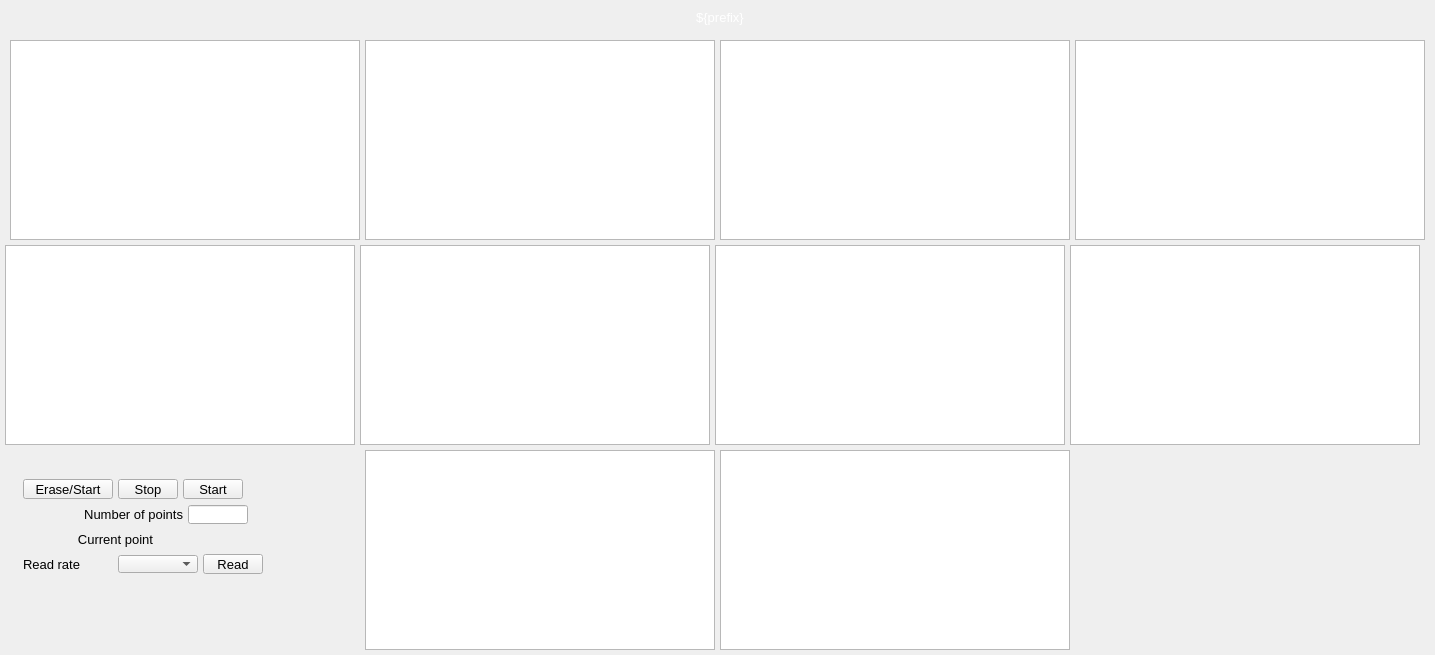
<?xml version="1.0" ?>
<ui version="4.0">
  <class>Dialog</class>
  <widget class="QWidget" name="screen">
    <property name="geometry">
      <rect>
        <x>136</x>
        <y>223</y>
        <width>1435</width>
        <height>655</height>
      </rect>
    </property>
    <property name="styleSheet">
      <string notr="true">QWidget#screen {
  color: rgb(0, 0, 0);
  background-color: rgb(187, 187, 187);
  }</string>
    </property>
    <property name="windowTitle">
      <string>NDStatsTimeSeriesBasicAll</string>
    </property>
    <widget class="PyDMDrawingRectangle" name="rectangle">
      <property name="geometry">
        <rect>
          <x>492</x>
          <y>5</y>
          <width>450</width>
          <height>25</height>
        </rect>
      </property>
      <property name="brush" stdset="0">
        <brush brushstyle="SolidPattern">
          <color alpha="255">
            <red>10</red>
            <green>0</green>
            <blue>184</blue>
          </color>
        </brush>
      </property>
      <property name="penStyle" stdset="0">
        <enum>Qt::SolidLine</enum>
      </property>
      <property name="penColor" stdset="0">
        <color>
          <red>10</red>
          <green>0</green>
          <blue>184</blue>
        </color>
      </property>
      <property name="penWidth" stdset="0">
        <double>0</double>
      </property>
      <property name="penCapStyle" stdset="0">
        <enum>Qt::FlatCap</enum>
      </property>
      <property name="toolTip">
        <string>rectangle</string>
      </property>
    </widget>
    <widget class="QLabel" name="text">
      <property name="geometry">
        <rect>
          <x>672</x>
          <y>5</y>
          <width>96</width>
          <height>25</height>
        </rect>
      </property>
      <property name="text">
        <string>${prefix}</string>
      </property>
      <property name="font" stdset="0">
        <font>
          <pointsize>10</pointsize>
        </font>
      </property>
      <property name="brush" stdset="0">
        <brush brushstyle="SolidPattern">
          <color alpha="255">
            <red>255</red>
            <green>255</green>
            <blue>255</blue>
          </color>
        </brush>
      </property>
      <property name="toolTip">
        <string>text</string>
      </property>
      <property name="alignment">
        <set>Qt::AlignCenter</set>
      </property>
      <property name="styleSheet">
        <string notr="true">QLabel#text {
  color: rgb(255, 255, 255);
  }</string>
      </property>
    </widget>
    <widget class="PyDMFrame" name="composite">
      <property name="geometry">
        <rect>
          <x>10</x>
          <y>40</y>
          <width>1415</width>
          <height>200</height>
        </rect>
      </property>
      <widget class="PyDMWaveformPlot" name="cartesian_plot">
        <property name="geometry">
          <rect>
            <x>0</x>
            <y>0</y>
            <width>350</width>
            <height>200</height>
          </rect>
        </property>
        <property name="toolTip">
          <string>cartesian_plot</string>
        </property>
        <property name="title" stdset="0">
          <string>$(P)$(R)TSTotal</string>
        </property>
        <property name="xLabels">
          <stringlist>
            <string>Time point</string>
          </stringlist>
        </property>
        <property name="yLabels">
          <stringlist>
            <string>Value</string>
          </stringlist>
        </property>
        <property name="curves" stdset="0">
          <stringlist>
            <string>{&quot;name&quot;: &quot;curve 1&quot;, &quot;y_channel&quot;: &quot;ca://${prefix}TSTotal&quot;, &quot;color&quot;: &quot;#4b6ec7&quot;, &quot;lineStyle&quot;: 1, &quot;lineWidth&quot;: 1, &quot;symbolSize&quot;: 10, &quot;redraw_mode&quot;: 2, &quot;block_size&quot;: 1200, &quot;x_channel&quot;: null}</string>
          </stringlist>
        </property>
        <property name="axisColor" stdset="0">
          <color>
            <red>0</red>
            <green>0</green>
            <blue>0</blue>
          </color>
        </property>
        <property name="backgroundColor" stdset="0">
          <color>
            <red>218</red>
            <green>218</green>
            <blue>218</blue>
          </color>
        </property>
      </widget>
      <widget class="PyDMWaveformPlot" name="cartesian_plot_1">
        <property name="geometry">
          <rect>
            <x>355</x>
            <y>0</y>
            <width>350</width>
            <height>200</height>
          </rect>
        </property>
        <property name="toolTip">
          <string>cartesian_plot_1</string>
        </property>
        <property name="title" stdset="0">
          <string>$(P)$(R)TSNet</string>
        </property>
        <property name="xLabels">
          <stringlist>
            <string>Time point</string>
          </stringlist>
        </property>
        <property name="yLabels">
          <stringlist>
            <string>Value</string>
          </stringlist>
        </property>
        <property name="curves" stdset="0">
          <stringlist>
            <string>{&quot;name&quot;: &quot;curve 1&quot;, &quot;y_channel&quot;: &quot;ca://${prefix}TSNet&quot;, &quot;color&quot;: &quot;#4b6ec7&quot;, &quot;lineStyle&quot;: 1, &quot;lineWidth&quot;: 1, &quot;symbolSize&quot;: 10, &quot;redraw_mode&quot;: 2, &quot;block_size&quot;: 1200, &quot;x_channel&quot;: null}</string>
          </stringlist>
        </property>
        <property name="axisColor" stdset="0">
          <color>
            <red>0</red>
            <green>0</green>
            <blue>0</blue>
          </color>
        </property>
        <property name="backgroundColor" stdset="0">
          <color>
            <red>218</red>
            <green>218</green>
            <blue>218</blue>
          </color>
        </property>
      </widget>
      <widget class="PyDMWaveformPlot" name="cartesian_plot_2">
        <property name="geometry">
          <rect>
            <x>710</x>
            <y>0</y>
            <width>350</width>
            <height>200</height>
          </rect>
        </property>
        <property name="toolTip">
          <string>cartesian_plot_2</string>
        </property>
        <property name="title" stdset="0">
          <string>$(P)$(R)TSMin</string>
        </property>
        <property name="xLabels">
          <stringlist>
            <string>Time point</string>
          </stringlist>
        </property>
        <property name="yLabels">
          <stringlist>
            <string>Value</string>
          </stringlist>
        </property>
        <property name="curves" stdset="0">
          <stringlist>
            <string>{&quot;name&quot;: &quot;curve 1&quot;, &quot;y_channel&quot;: &quot;ca://${prefix}TSMinValue&quot;, &quot;color&quot;: &quot;#4b6ec7&quot;, &quot;lineStyle&quot;: 1, &quot;lineWidth&quot;: 1, &quot;symbolSize&quot;: 10, &quot;redraw_mode&quot;: 2, &quot;block_size&quot;: 1200, &quot;x_channel&quot;: null}</string>
          </stringlist>
        </property>
        <property name="axisColor" stdset="0">
          <color>
            <red>0</red>
            <green>0</green>
            <blue>0</blue>
          </color>
        </property>
        <property name="backgroundColor" stdset="0">
          <color>
            <red>218</red>
            <green>218</green>
            <blue>218</blue>
          </color>
        </property>
      </widget>
      <widget class="PyDMWaveformPlot" name="cartesian_plot_3">
        <property name="geometry">
          <rect>
            <x>1065</x>
            <y>0</y>
            <width>350</width>
            <height>200</height>
          </rect>
        </property>
        <property name="toolTip">
          <string>cartesian_plot_3</string>
        </property>
        <property name="title" stdset="0">
          <string>$(P)$(R)TSMax</string>
        </property>
        <property name="xLabels">
          <stringlist>
            <string>Time point</string>
          </stringlist>
        </property>
        <property name="yLabels">
          <stringlist>
            <string>Value</string>
          </stringlist>
        </property>
        <property name="curves" stdset="0">
          <stringlist>
            <string>{&quot;name&quot;: &quot;curve 1&quot;, &quot;y_channel&quot;: &quot;ca://${prefix}TSMaxValue&quot;, &quot;color&quot;: &quot;#4b6ec7&quot;, &quot;lineStyle&quot;: 1, &quot;lineWidth&quot;: 1, &quot;symbolSize&quot;: 10, &quot;redraw_mode&quot;: 2, &quot;block_size&quot;: 1200, &quot;x_channel&quot;: null}</string>
          </stringlist>
        </property>
        <property name="axisColor" stdset="0">
          <color>
            <red>0</red>
            <green>0</green>
            <blue>0</blue>
          </color>
        </property>
        <property name="backgroundColor" stdset="0">
          <color>
            <red>218</red>
            <green>218</green>
            <blue>218</blue>
          </color>
        </property>
      </widget>
    </widget>
    <widget class="PyDMFrame" name="composite_1">
      <property name="geometry">
        <rect>
          <x>23</x>
          <y>479</y>
          <width>315</width>
          <height>20</height>
        </rect>
      </property>
      <widget class="PyDMPushButton" name="message_button">
        <property name="geometry">
          <rect>
            <x>0</x>
            <y>0</y>
            <width>90</width>
            <height>20</height>
          </rect>
        </property>
        <property name="text">
          <string>Erase/Start</string>
        </property>
        <property name="font" stdset="0">
          <font>
            <pointsize>10</pointsize>
          </font>
        </property>
        <property name="toolTip">
          <string>${prefix}TSControl</string>
        </property>
        <property name="channel" stdset="0">
          <string>ca://${prefix}TSControl</string>
        </property>
        <property name="pressValue" stdset="0">
          <string>0</string>
        </property>
        <property name="styleSheet">
          <string notr="true">PyDMPushButton#message_button {
  color: rgb(0, 0, 0);
  background-color: rgb(115, 223, 255);
  }</string>
        </property>
      </widget>
      <widget class="PyDMPushButton" name="message_button_1">
        <property name="geometry">
          <rect>
            <x>95</x>
            <y>0</y>
            <width>60</width>
            <height>20</height>
          </rect>
        </property>
        <property name="text">
          <string>Stop</string>
        </property>
        <property name="font" stdset="0">
          <font>
            <pointsize>10</pointsize>
          </font>
        </property>
        <property name="toolTip">
          <string>${prefix}TSControl</string>
        </property>
        <property name="channel" stdset="0">
          <string>ca://${prefix}TSControl</string>
        </property>
        <property name="pressValue" stdset="0">
          <string>2</string>
        </property>
        <property name="styleSheet">
          <string notr="true">PyDMPushButton#message_button_1 {
  color: rgb(0, 0, 0);
  background-color: rgb(115, 223, 255);
  }</string>
        </property>
      </widget>
      <widget class="PyDMPushButton" name="message_button_2">
        <property name="geometry">
          <rect>
            <x>160</x>
            <y>0</y>
            <width>60</width>
            <height>20</height>
          </rect>
        </property>
        <property name="text">
          <string>Start</string>
        </property>
        <property name="font" stdset="0">
          <font>
            <pointsize>10</pointsize>
          </font>
        </property>
        <property name="toolTip">
          <string>${prefix}TSControl</string>
        </property>
        <property name="channel" stdset="0">
          <string>ca://${prefix}TSControl</string>
        </property>
        <property name="pressValue" stdset="0">
          <string>1</string>
        </property>
        <property name="styleSheet">
          <string notr="true">PyDMPushButton#message_button_2 {
  color: rgb(0, 0, 0);
  background-color: rgb(115, 223, 255);
  }</string>
        </property>
      </widget>
      <widget class="PyDMLabel" name="text_update">
        <property name="geometry">
          <rect>
            <x>225</x>
            <y>1</y>
            <width>90</width>
            <height>18</height>
          </rect>
        </property>
        <property name="toolTip">
          <string>PV: ${prefix}TSAcquiring</string>
        </property>
        <property name="channel" stdset="0">
          <string>ca://${prefix}TSAcquiring</string>
        </property>
        <property name="font" stdset="0">
          <font>
            <pointsize>10</pointsize>
          </font>
        </property>
        <property name="alignment">
          <set>Qt::AlignLeading|Qt::AlignLeft|Qt::AlignVCenter</set>
        </property>
        <property name="textInteractionFlags">
          <set>Qt::TextSelectableByKeyboard|Qt::TextSelectableByMouse</set>
        </property>
        <property name="styleSheet">
          <string notr="true">PyDMLabel#text_update {
  color: rgb(10, 0, 184);
  background-color: rgb(70, 70, 70);
  }</string>
        </property>
      </widget>
    </widget>
    <widget class="PyDMFrame" name="composite_2">
      <property name="geometry">
        <rect>
          <x>23</x>
          <y>504</y>
          <width>225</width>
          <height>20</height>
        </rect>
      </property>
      <widget class="PyDMLineEdit" name="text_entry">
        <property name="geometry">
          <rect>
            <x>165</x>
            <y>1</y>
            <width>60</width>
            <height>19</height>
          </rect>
        </property>
        <property name="channel" stdset="0">
          <string>ca://${prefix}TSNumPoints</string>
        </property>
        <property name="toolTip">
          <string>${prefix}TSNumPoints</string>
        </property>
        <property name="font" stdset="0">
          <font>
            <pointsize>10</pointsize>
          </font>
        </property>
        <property name="styleSheet">
          <string notr="true">PyDMLineEdit#text_entry {
  color: rgb(0, 0, 0);
  background-color: rgb(115, 223, 255);
  border: 1px solid black;
  margin: 0px;
  padding: 0px;
  spacing: 0px;
  }</string>
        </property>
      </widget>
      <widget class="QLabel" name="text_1">
        <property name="geometry">
          <rect>
            <x>0</x>
            <y>0</y>
            <width>160</width>
            <height>20</height>
          </rect>
        </property>
        <property name="text">
          <string>Number of points</string>
        </property>
        <property name="font" stdset="0">
          <font>
            <pointsize>10</pointsize>
          </font>
        </property>
        <property name="brush" stdset="0">
          <brush brushstyle="SolidPattern">
            <color alpha="255">
              <red>0</red>
              <green>0</green>
              <blue>0</blue>
            </color>
          </brush>
        </property>
        <property name="toolTip">
          <string>text_1</string>
        </property>
        <property name="alignment">
          <set>Qt::AlignRight|Qt::AlignTrailing|Qt::AlignVCenter</set>
        </property>
        <property name="styleSheet">
          <string notr="true">QLabel#text_1 {
  color: rgb(0, 0, 0);
  }</string>
        </property>
      </widget>
    </widget>
    <widget class="PyDMFrame" name="composite_3">
      <property name="geometry">
        <rect>
          <x>23</x>
          <y>529</y>
          <width>225</width>
          <height>20</height>
        </rect>
      </property>
      <widget class="QLabel" name="text_2">
        <property name="geometry">
          <rect>
            <x>0</x>
            <y>0</y>
            <width>130</width>
            <height>20</height>
          </rect>
        </property>
        <property name="text">
          <string>Current point</string>
        </property>
        <property name="font" stdset="0">
          <font>
            <pointsize>10</pointsize>
          </font>
        </property>
        <property name="brush" stdset="0">
          <brush brushstyle="SolidPattern">
            <color alpha="255">
              <red>0</red>
              <green>0</green>
              <blue>0</blue>
            </color>
          </brush>
        </property>
        <property name="toolTip">
          <string>text_2</string>
        </property>
        <property name="alignment">
          <set>Qt::AlignRight|Qt::AlignTrailing|Qt::AlignVCenter</set>
        </property>
        <property name="styleSheet">
          <string notr="true">QLabel#text_2 {
  color: rgb(0, 0, 0);
  }</string>
        </property>
      </widget>
      <widget class="PyDMLabel" name="text_update_1">
        <property name="geometry">
          <rect>
            <x>135</x>
            <y>1</y>
            <width>90</width>
            <height>18</height>
          </rect>
        </property>
        <property name="toolTip">
          <string>PV: ${prefix}TSCurrentPoint</string>
        </property>
        <property name="channel" stdset="0">
          <string>ca://${prefix}TSCurrentPoint</string>
        </property>
        <property name="font" stdset="0">
          <font>
            <pointsize>10</pointsize>
          </font>
        </property>
        <property name="alignment">
          <set>Qt::AlignLeading|Qt::AlignLeft|Qt::AlignVCenter</set>
        </property>
        <property name="textInteractionFlags">
          <set>Qt::TextSelectableByKeyboard|Qt::TextSelectableByMouse</set>
        </property>
        <property name="styleSheet">
          <string notr="true">PyDMLabel#text_update_1 {
  color: rgb(10, 0, 184);
  background-color: rgb(187, 187, 187);
  }</string>
        </property>
      </widget>
    </widget>
    <widget class="PyDMFrame" name="composite_4">
      <property name="geometry">
        <rect>
          <x>23</x>
          <y>554</y>
          <width>240</width>
          <height>20</height>
        </rect>
      </property>
      <widget class="PyDMEnumComboBox" name="menu">
        <property name="geometry">
          <rect>
            <x>95</x>
            <y>1</y>
            <width>80</width>
            <height>18</height>
          </rect>
        </property>
        <property name="toolTip">
          <string>${prefix}TSRead.SCAN</string>
        </property>
        <property name="channel" stdset="0">
          <string>ca://${prefix}TSRead.SCAN</string>
        </property>
        <property name="font" stdset="0">
          <font>
            <pointsize>10</pointsize>
          </font>
        </property>
        <property name="styleSheet">
          <string notr="true">PyDMEnumComboBox#menu {
  color: rgb(0, 0, 0);
  background-color: rgb(115, 223, 255);
  }</string>
        </property>
      </widget>
      <widget class="PyDMPushButton" name="message_button_3">
        <property name="geometry">
          <rect>
            <x>180</x>
            <y>0</y>
            <width>60</width>
            <height>20</height>
          </rect>
        </property>
        <property name="text">
          <string>Read</string>
        </property>
        <property name="font" stdset="0">
          <font>
            <pointsize>10</pointsize>
          </font>
        </property>
        <property name="toolTip">
          <string>${prefix}TSControl</string>
        </property>
        <property name="channel" stdset="0">
          <string>ca://${prefix}TSControl</string>
        </property>
        <property name="pressValue" stdset="0">
          <string>3</string>
        </property>
        <property name="styleSheet">
          <string notr="true">PyDMPushButton#message_button_3 {
  color: rgb(0, 0, 0);
  background-color: rgb(115, 223, 255);
  }</string>
        </property>
      </widget>
      <widget class="QLabel" name="text_3">
        <property name="geometry">
          <rect>
            <x>0</x>
            <y>0</y>
            <width>90</width>
            <height>20</height>
          </rect>
        </property>
        <property name="text">
          <string>Read rate</string>
        </property>
        <property name="font" stdset="0">
          <font>
            <pointsize>10</pointsize>
          </font>
        </property>
        <property name="brush" stdset="0">
          <brush brushstyle="SolidPattern">
            <color alpha="255">
              <red>0</red>
              <green>0</green>
              <blue>0</blue>
            </color>
          </brush>
        </property>
        <property name="toolTip">
          <string>text_3</string>
        </property>
        <property name="alignment">
          <set>Qt::AlignLeading|Qt::AlignLeft|Qt::AlignVCenter</set>
        </property>
        <property name="styleSheet">
          <string notr="true">QLabel#text_3 {
  color: rgb(0, 0, 0);
  }</string>
        </property>
      </widget>
    </widget>
    <widget class="PyDMWaveformPlot" name="cartesian_plot_4">
      <property name="geometry">
        <rect>
          <x>720</x>
          <y>450</y>
          <width>350</width>
          <height>200</height>
        </rect>
      </property>
      <property name="toolTip">
        <string>cartesian_plot_4</string>
      </property>
      <property name="title" stdset="0">
        <string>$(P)$(R)TSSigma</string>
      </property>
      <property name="xLabels">
        <stringlist>
          <string>Time point</string>
        </stringlist>
      </property>
      <property name="yLabels">
        <stringlist>
          <string>Value</string>
        </stringlist>
      </property>
      <property name="curves" stdset="0">
        <stringlist>
          <string>{&quot;name&quot;: &quot;curve 1&quot;, &quot;y_channel&quot;: &quot;ca://${prefix}TSSigma&quot;, &quot;color&quot;: &quot;#4b6ec7&quot;, &quot;lineStyle&quot;: 1, &quot;lineWidth&quot;: 1, &quot;symbolSize&quot;: 10, &quot;redraw_mode&quot;: 2, &quot;block_size&quot;: 1200, &quot;x_channel&quot;: null}</string>
        </stringlist>
      </property>
      <property name="axisColor" stdset="0">
        <color>
          <red>0</red>
          <green>0</green>
          <blue>0</blue>
        </color>
      </property>
      <property name="backgroundColor" stdset="0">
        <color>
          <red>218</red>
          <green>218</green>
          <blue>218</blue>
        </color>
      </property>
    </widget>
    <widget class="PyDMWaveformPlot" name="cartesian_plot_5">
      <property name="geometry">
        <rect>
          <x>365</x>
          <y>450</y>
          <width>350</width>
          <height>200</height>
        </rect>
      </property>
      <property name="toolTip">
        <string>cartesian_plot_5</string>
      </property>
      <property name="title" stdset="0">
        <string>$(P)$(R)TSMean</string>
      </property>
      <property name="xLabels">
        <stringlist>
          <string>Time point</string>
        </stringlist>
      </property>
      <property name="yLabels">
        <stringlist>
          <string>Value</string>
        </stringlist>
      </property>
      <property name="curves" stdset="0">
        <stringlist>
          <string>{&quot;name&quot;: &quot;curve 1&quot;, &quot;y_channel&quot;: &quot;ca://${prefix}TSMeanValue&quot;, &quot;color&quot;: &quot;#4b6ec7&quot;, &quot;lineStyle&quot;: 1, &quot;lineWidth&quot;: 1, &quot;symbolSize&quot;: 10, &quot;redraw_mode&quot;: 2, &quot;block_size&quot;: 1200, &quot;x_channel&quot;: null}</string>
        </stringlist>
      </property>
      <property name="axisColor" stdset="0">
        <color>
          <red>0</red>
          <green>0</green>
          <blue>0</blue>
        </color>
      </property>
      <property name="backgroundColor" stdset="0">
        <color>
          <red>218</red>
          <green>218</green>
          <blue>218</blue>
        </color>
      </property>
    </widget>
    <widget class="PyDMWaveformPlot" name="cartesian_plot_6">
      <property name="geometry">
        <rect>
          <x>5</x>
          <y>245</y>
          <width>350</width>
          <height>200</height>
        </rect>
      </property>
      <property name="toolTip">
        <string>cartesian_plot_6</string>
      </property>
      <property name="title" stdset="0">
        <string>$(P)$(R)TSMinX</string>
      </property>
      <property name="xLabels">
        <stringlist>
          <string>Time point</string>
        </stringlist>
      </property>
      <property name="yLabels">
        <stringlist>
          <string>Value</string>
        </stringlist>
      </property>
      <property name="curves" stdset="0">
        <stringlist>
          <string>{&quot;name&quot;: &quot;curve 1&quot;, &quot;y_channel&quot;: &quot;ca://${prefix}TSMinX&quot;, &quot;color&quot;: &quot;#4b6ec7&quot;, &quot;lineStyle&quot;: 1, &quot;lineWidth&quot;: 1, &quot;symbolSize&quot;: 10, &quot;redraw_mode&quot;: 2, &quot;block_size&quot;: 1200, &quot;x_channel&quot;: null}</string>
        </stringlist>
      </property>
      <property name="axisColor" stdset="0">
        <color>
          <red>0</red>
          <green>0</green>
          <blue>0</blue>
        </color>
      </property>
      <property name="backgroundColor" stdset="0">
        <color>
          <red>218</red>
          <green>218</green>
          <blue>218</blue>
        </color>
      </property>
    </widget>
    <widget class="PyDMWaveformPlot" name="cartesian_plot_7">
      <property name="geometry">
        <rect>
          <x>360</x>
          <y>245</y>
          <width>350</width>
          <height>200</height>
        </rect>
      </property>
      <property name="toolTip">
        <string>cartesian_plot_7</string>
      </property>
      <property name="title" stdset="0">
        <string>$(P)$(R)TSMinY</string>
      </property>
      <property name="xLabels">
        <stringlist>
          <string>Time point</string>
        </stringlist>
      </property>
      <property name="yLabels">
        <stringlist>
          <string>Value</string>
        </stringlist>
      </property>
      <property name="curves" stdset="0">
        <stringlist>
          <string>{&quot;name&quot;: &quot;curve 1&quot;, &quot;y_channel&quot;: &quot;ca://${prefix}TSMinY&quot;, &quot;color&quot;: &quot;#4b6ec7&quot;, &quot;lineStyle&quot;: 1, &quot;lineWidth&quot;: 1, &quot;symbolSize&quot;: 10, &quot;redraw_mode&quot;: 2, &quot;block_size&quot;: 1200, &quot;x_channel&quot;: null}</string>
        </stringlist>
      </property>
      <property name="axisColor" stdset="0">
        <color>
          <red>0</red>
          <green>0</green>
          <blue>0</blue>
        </color>
      </property>
      <property name="backgroundColor" stdset="0">
        <color>
          <red>218</red>
          <green>218</green>
          <blue>218</blue>
        </color>
      </property>
    </widget>
    <widget class="PyDMWaveformPlot" name="cartesian_plot_8">
      <property name="geometry">
        <rect>
          <x>715</x>
          <y>245</y>
          <width>350</width>
          <height>200</height>
        </rect>
      </property>
      <property name="toolTip">
        <string>cartesian_plot_8</string>
      </property>
      <property name="title" stdset="0">
        <string>$(P)$(R)TSMaxX</string>
      </property>
      <property name="xLabels">
        <stringlist>
          <string>Time point</string>
        </stringlist>
      </property>
      <property name="yLabels">
        <stringlist>
          <string>Value</string>
        </stringlist>
      </property>
      <property name="curves" stdset="0">
        <stringlist>
          <string>{&quot;name&quot;: &quot;curve 1&quot;, &quot;y_channel&quot;: &quot;ca://${prefix}TSMaxX&quot;, &quot;color&quot;: &quot;#4b6ec7&quot;, &quot;lineStyle&quot;: 1, &quot;lineWidth&quot;: 1, &quot;symbolSize&quot;: 10, &quot;redraw_mode&quot;: 2, &quot;block_size&quot;: 1200, &quot;x_channel&quot;: null}</string>
        </stringlist>
      </property>
      <property name="axisColor" stdset="0">
        <color>
          <red>0</red>
          <green>0</green>
          <blue>0</blue>
        </color>
      </property>
      <property name="backgroundColor" stdset="0">
        <color>
          <red>218</red>
          <green>218</green>
          <blue>218</blue>
        </color>
      </property>
    </widget>
    <widget class="PyDMWaveformPlot" name="cartesian_plot_9">
      <property name="geometry">
        <rect>
          <x>1070</x>
          <y>245</y>
          <width>350</width>
          <height>200</height>
        </rect>
      </property>
      <property name="toolTip">
        <string>cartesian_plot_9</string>
      </property>
      <property name="title" stdset="0">
        <string>$(P)$(R)TSMaxY</string>
      </property>
      <property name="xLabels">
        <stringlist>
          <string>Time point</string>
        </stringlist>
      </property>
      <property name="yLabels">
        <stringlist>
          <string>Value</string>
        </stringlist>
      </property>
      <property name="curves" stdset="0">
        <stringlist>
          <string>{&quot;name&quot;: &quot;curve 1&quot;, &quot;y_channel&quot;: &quot;ca://${prefix}TSMaxY&quot;, &quot;color&quot;: &quot;#4b6ec7&quot;, &quot;lineStyle&quot;: 1, &quot;lineWidth&quot;: 1, &quot;symbolSize&quot;: 10, &quot;redraw_mode&quot;: 2, &quot;block_size&quot;: 1200, &quot;x_channel&quot;: null}</string>
        </stringlist>
      </property>
      <property name="axisColor" stdset="0">
        <color>
          <red>0</red>
          <green>0</green>
          <blue>0</blue>
        </color>
      </property>
      <property name="backgroundColor" stdset="0">
        <color>
          <red>218</red>
          <green>218</green>
          <blue>218</blue>
        </color>
      </property>
    </widget>
  </widget>
  <customwidgets>
    <customwidget>
      <class>PyDMDrawingRectangle</class>
      <extends>QWidget</extends>
      <header>pydm.widgets.drawing</header>
    </customwidget>
    <customwidget>
      <class>PyDMLabel</class>
      <extends>QLabel</extends>
      <header>pydm.widgets.label</header>
    </customwidget>
    <customwidget>
      <class>PyDMFrame</class>
      <extends>QFrame</extends>
      <header>pydm.widgets.frame</header>
    </customwidget>
    <customwidget>
      <class>PyDMWaveformPlot</class>
      <extends>QGraphicsView</extends>
      <header>pydm.widgets.waveformplot</header>
    </customwidget>
    <customwidget>
      <class>PyDMPushButton</class>
      <extends>QPushButton</extends>
      <header>pydm.widgets.pushbutton</header>
    </customwidget>
    <customwidget>
      <class>PyDMLineEdit</class>
      <extends>QLineEdit</extends>
      <header>pydm.widgets.line_edit</header>
    </customwidget>
    <customwidget>
      <class>PyDMEnumComboBox</class>
      <extends>QComboBox</extends>
      <header>pydm.widgets.enum_combo_box</header>
    </customwidget>
  </customwidgets>
</ui>
